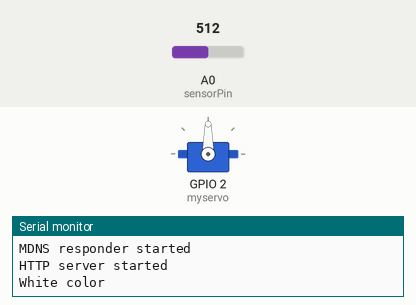
The sketch below on a simulated ESP8266 (NodeMCU). Parts: servo, the last lines printed to the serial monitor. The inputs (shaded band) are chosen by the test bench; at power-on: A0 (sensorPin) = 512. WiFi joins after 1.5 s; servers stay silent unless stated.

Above: at 2.7 s.
2.8 s: A0 (sensorPin) set to 485
At 3.9 s:
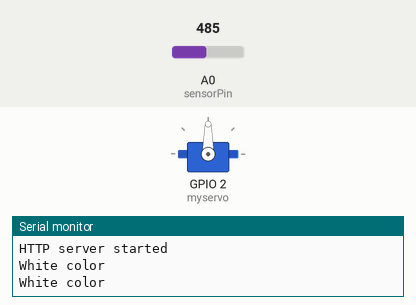
5.0 s: A0 (sensorPin) set to 110
7.7 s: A0 (sensorPin) set to 94
At 10.3 s:
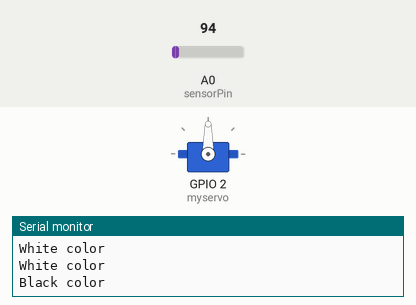
11.8 s: A0 (sensorPin) set to 122
At 13.8 s:
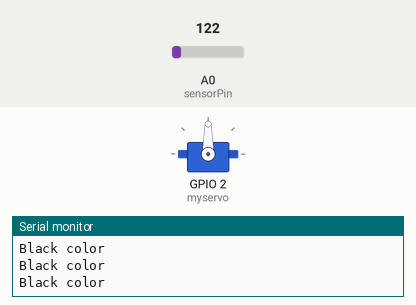
14.1 s: A0 (sensorPin) set to 90
At 16.2 s:
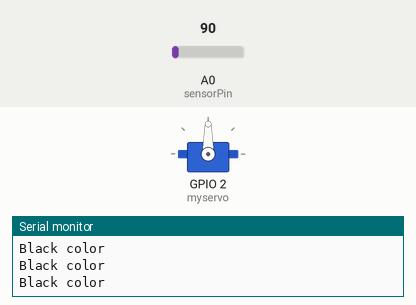
Timing chart, 0 to 19.2 s (numbered marks = the images above; inputs shaded):
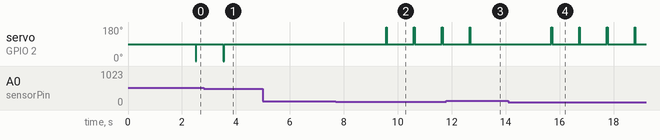

Measured:
- the behaviour switches between 101 and 100 on A0 (sensorPin) (found by bisection; images 1 and 2)
- after the input at 2.8 s, servo on GPIO 2 (myservo): goes on until 3.6 s, then stays 90°
- after the input at 5.0 s, every drawn part: stays the same
- after the input at 7.7 s, servo on GPIO 2 (myservo): alternates 180° for 0.03 s and 90° for 1.0 s, starting after 1.9 s
- after the input at 11.8 s, servo on GPIO 2 (myservo): goes on until 12.7 s, then stays 90°
- after the input at 14.1 s, servo on GPIO 2 (myservo): alternates 180° for 0.03 s and 90° for 1.0 s, starting after 1.6 s

The sketch:

Color_Based_Sorting_Webserver.ino
```cpp
#include <ESP8266WiFi.h>
#include <WiFiClient.h>
#include <ESP8266WebServer.h>
#include <ESP8266mDNS.h>

#include <Servo.h>

const char* ssid = "Sange & Yasha";
const char* password = "awesomegod321";

ESP8266WebServer server(80);
Servo myservo;
int sensorPin = A0;
int sensorPinValue;
int countB, countW;

void handleRoot() {
  server.send(200, "text/plain", "hello from esp8266!");
}

void handleNotFound() {
  String message = "File Not Found\n\n";
  message += "URI: ";
  message += server.uri();
  message += "\nMethod: ";
  message += (server.method() == HTTP_GET) ? "GET" : "POST";
  message += "\nArguments: ";
  message += server.args();
  message += "\n";
  for (uint8_t i = 0; i < server.args(); i++) {
    message += " " + server.argName(i) + ": " + server.arg(i) + "\n";
  }
  server.send(404, "text/plain", message);
}

void setup() {
  myservo.attach(2);
  Serial.begin(115200);
  WiFi.mode(WIFI_STA);
  WiFi.begin(ssid, password);
  Serial.println("");
  while (WiFi.status() != WL_CONNECTED) {
    delay(500);
    Serial.print(".");
  }
  Serial.println("");
  Serial.print("Connected to ");
  Serial.println(ssid);
  Serial.print("IP address: ");
  Serial.println(WiFi.localIP());

  if (MDNS.begin("esp8266")) {
    Serial.println("MDNS responder started");
  }

  server.on("/", handleRoot);

  server.on("/count", []() {
    String message = "Object Counts \n";
    message += "White: ";
    message += countW;
    message += "n";
    message += "Black:";
    message += countB;

    server.send(200, "text/plain", message);
  });

  server.onNotFound(handleNotFound);

  server.begin();
  Serial.println("HTTP server started");
}

void setdefault() {
  myservo.write(90);
  delay(15);
}

void loop() {
  server.handleClient();
  sensorPinValue = analogRead(sensorPin);
  delay(1000);
  if (sensorPinValue >= 500) {
    countW += 1;
    Serial.println("White color");
    myservo.write(0);
    delay(15);
    setdefault();
  }
  if (sensorPinValue <= 100) {
    countB += 1;
    Serial.println("Black color");
    myservo.write(180);
    delay(15);
    setdefault();
  }

}
```
